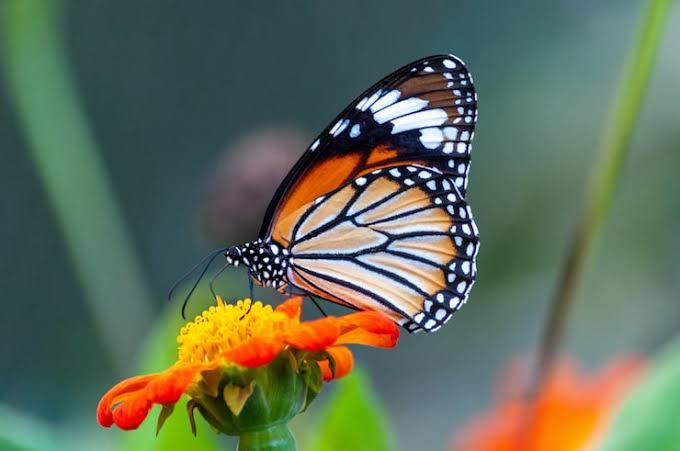
#> input picture 1_image.jpg, 680 x 451 px
$ python 4_lapliciant_mask.py   (older library calls are emulated)
#> lines starting #> are read from the running program, lines starting #| are printed output that depends on the picture
import cv2
import matplotlib.pyplot as plt

img = cv2.imread("1_image.jpg", 0)
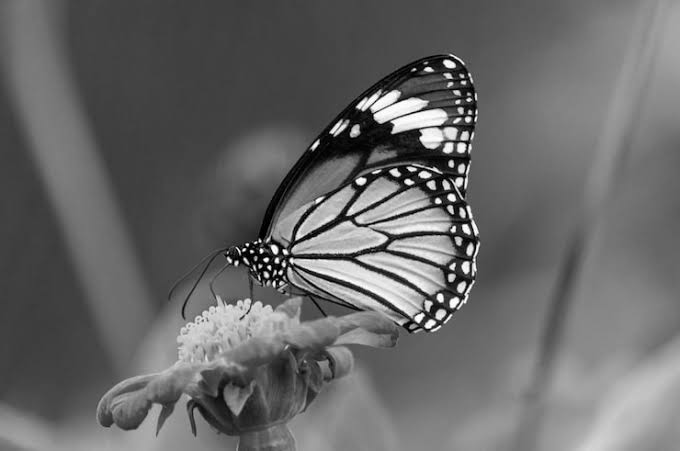
#> img: shape (451, 680); min 0, max 255, mean 103.6

mask = cv2.Laplacian(img, cv2.CV_64F)
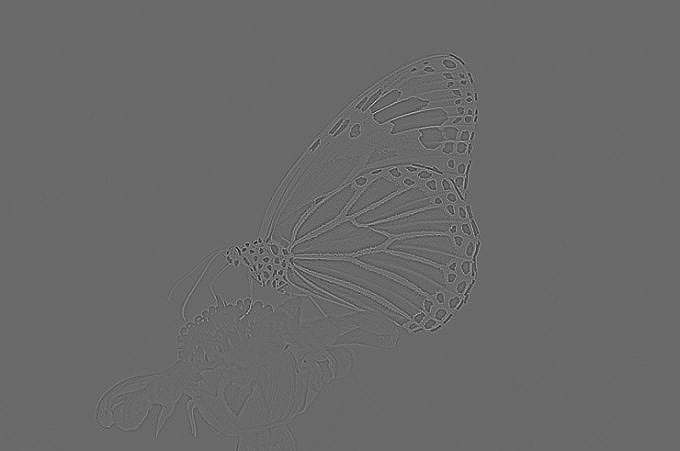
#> mask: shape (451, 680) float64; min -387, max 544, mean 0; drawn with min black and max white
result = cv2.convertScaleAbs(mask)
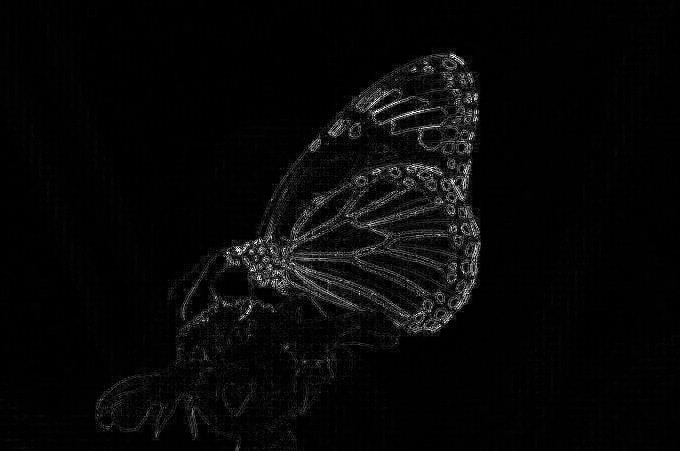
#> result: shape (451, 680); min 0, max 255, mean 7.5

plt.subplot(121)
plt.imshow(img, cmap='gray')
plt.title("Original Image")

plt.subplot(122)
plt.imshow(result, cmap='gray')
plt.title("Laplacian Image")

plt.show()
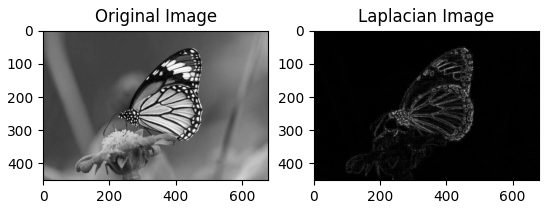
#> figure drawn by matplotlib, 2 panels
